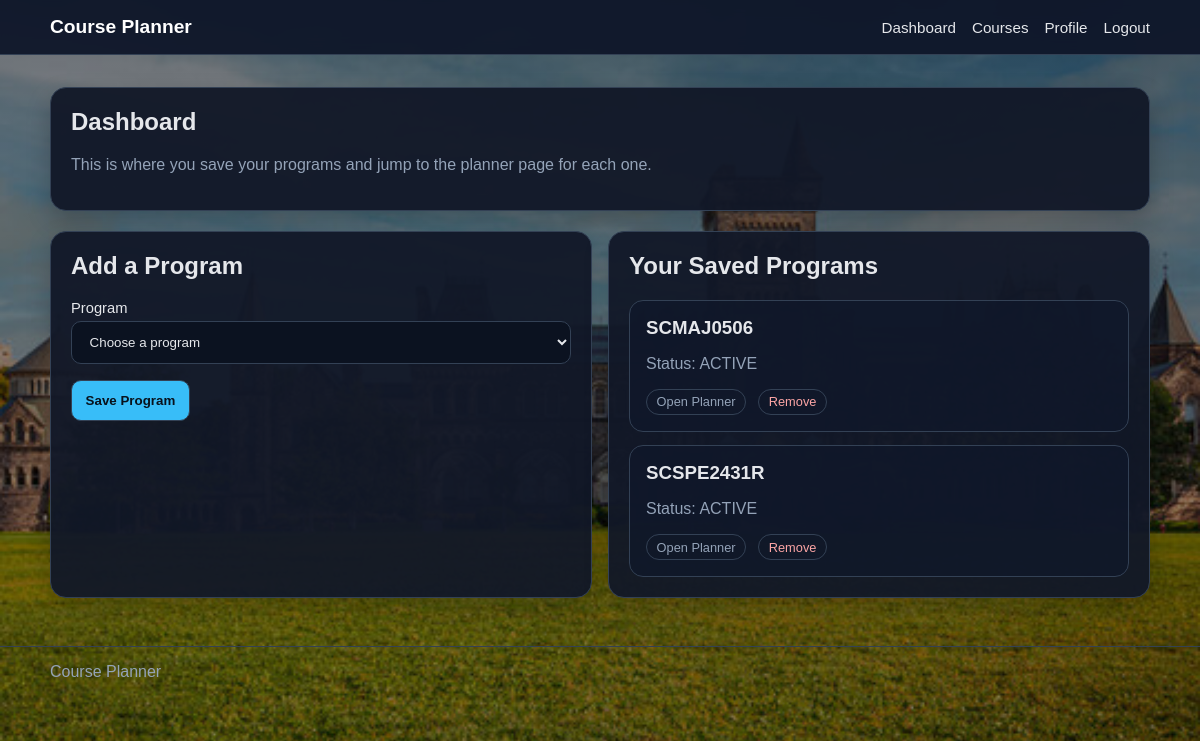
/dashboard (signed in), run on the app's committed database.
### tables this page shows
CREATE TABLE user_programs (
    id INTEGER PRIMARY KEY,
    user_id INTEGER NOT NULL,
    program_code TEXT NOT NULL,
    status TEXT NOT NULL DEFAULT 'ACTIVE',
    start_year INTEGER,
    end_year INTEGER,
    FOREIGN KEY (user_id) REFERENCES users(user_id)
);

### Backend/user_routes.py (the view)
    @app.route("/dashboard")
    def dashboard():
        if "user_id" not in session:
            flash("Please log in first.")
            return redirect(url_for("login"))
        user_id = session["user_id"]
        programs = repo.get_all_programs()
        conn = get_conn()
        user_programs = conn.execute("""
            SELECT *
            FROM user_programs
            WHERE user_id = ?
            ORDER BY id
        """, (user_id,)).fetchall()
        conn.close()
        return render_template(
            "dashboard.html",
            programs=programs,
            user_programs=user_programs
        )

### Backend/data_repository.py (called while the page is built)
    def get_main_db_conn(self):
        conn = sqlite3.connect(self.db_path)
        conn.row_factory = sqlite3.Row
        return conn

    def _clean_df(self, df):
        return df.astype(object).where(pd.notna(df), None)

    def get_all_programs(self):
        conn = self.get_main_db_conn()
        try:
            rows = conn.execute("""
                SELECT *
                FROM programs
                ORDER BY program_name
            """).fetchall()
        except:
            rows = []
        conn.close()
        if rows:
            return rows
        csv_path = DATA_DIR / "programs.csv"
        if not csv_path.exists():
            return []
        df = pd.read_csv(csv_path)
        df = self._clean_df(df)
        df = df.sort_values("program_name")
        return df.to_dict(orient="records")

### Backend/runtime_db.py (called while the page is built)
def init_runtime_db():
    RUNTIME_DB_PATH.parent.mkdir(parents=True, exist_ok=True)
    conn = sqlite3.connect(RUNTIME_DB_PATH)
    conn.execute("PRAGMA foreign_keys = ON;")
    conn.executescript(SCHEMA)
    conn.commit()
    conn.close()

def get_conn():
    init_runtime_db()
    conn = sqlite3.connect(RUNTIME_DB_PATH)
    conn.row_factory = sqlite3.Row
    conn.execute("PRAGMA foreign_keys = ON;")
    return conn

### templates/dashboard.html (shortened to what this page needs)
{% extends "base.html" %}
{% block content %}
<div class="grid" style="gap: 1.25rem;">
    <section class="hero-card">
        <h1>Dashboard</h1>
        <p class="muted">This is where you save your programs and jump to the planner page for each one.</p>
    </section>
    <section class="grid two">
        <div class="table-card">
            <h2>Add a Program</h2>
            <form method="POST" action="{{ url_for('save_program') }}">
                <div class="form-row">
                    <div>
                        <label for="program_code">Program</label>
                        <select id="program_code" name="program_code" required>
                            <option value="">Choose a program</option>
                        </select>
                    </div>
                </div>
                <div class="actions">
                    <button class="primary" type="submit">Save Program</button>
                </div>
            </form>
        </div>
        <div class="list-card">
            <h2>Your Saved Programs</h2>
            {% if user_programs %}
                <div class="simple-list">
                    {% for row in user_programs %}
                        <div class="simple-item">
                            <h3 style="margin-bottom: 0.4rem;">{{ row.program_code }}</h3>
                            <p class="small">Status: {{ row.status }}</p>
                            <div class="actions">
                                <a class="badge" href="{{ url_for('planner') }}?program_code={{ row.program_code }}">Open Planner</a>
                                <a class="badge bad" href="{{ url_for('remove_program', program_id=row.id) }}">Remove</a>
                            </div>
                        </div>
                    {% endfor %}
                </div>
            {% else %}
                <div class="empty-state">You have not saved any programs yet.</div>
            {% endif %}
        </div>
    </section>
</div>
{% endblock %}

### static/styles.css (style rules this page uses)
* { box-sizing: border-box; }
:root { --bg: #0f172a; --panel: #111827; --panel-2: #1f2937; --line: #334155; --text: #e5e7eb; --muted: #94a3b8; --accent: #38bdf8; --accent-2: #22c55e; --danger: #f87171; --warning: #fbbf24; --card: #111827; }
html, body { margin: 0; padding: 0; font-family: Arial, Helvetica, sans-serif; background: linear-gradient(180deg, #0b1220 0%, #111827 100%); color: var(--text); min-height: 100%; }
a { color: var(--accent); text-decoration: none; }
.hero-card, .card, .form-card, .table-card, .list-card { background: rgba(17, 24, 39, 0.95); border: 1px solid var(--line); border-radius: 16px; padding: 1.25rem; box-shadow: 0 10px 25px rgba(0, 0, 0, 0.22); }
.grid { display: grid; gap: 1rem; }
.grid.two { grid-template-columns: repeat(auto-fit, minmax(300px, 1fr)); }
h1, h2, h3 { margin-top: 0; }
p.muted, .small, .meta { color: var(--muted); }
.form-row { display: grid; gap: 0.8rem; margin-bottom: 1rem; }
label { display: block; font-size: 0.92rem; margin-bottom: 0.35rem; }
input, select, textarea, button { width: 100%; padding: 0.75rem 0.85rem; border-radius: 10px; border: 1px solid var(--line); background: #0b1220; color: var(--text); }
button.primary { background: var(--accent); color: #08111b; font-weight: 700; }
.course-list, .audit-list, .simple-list { display: grid; gap: 0.85rem; }
.course-item, .audit-item, .simple-item { border: 1px solid var(--line); border-radius: 14px; padding: 1rem; background: rgba(15, 23, 42, 0.75); }
.badge { display: inline-flex; align-items: center; gap: 0.35rem; padding: 0.28rem 0.6rem; border-radius: 999px; border: 1px solid var(--line); font-size: 0.8rem; color: var(--muted); }
.badge.bad { color: #fca5a5; }
.actions { display: flex; gap: 0.75rem; flex-wrap: wrap; margin-top: 0.9rem; }
.actions > * { width: auto; }
body { margin: 0; min-height: 100vh; background: linear-gradient(rgba(0, 0, 0, 0.45), rgba(0, 0, 0, 0.45)), url("/static/images/uoft.jpg"); background-size: cover; background-position: center; background-repeat: no-repeat; background-attachment: fixed; }

### data on the page
user_programs: program_code "SCMAJ0506", status "ACTIVE"
user_programs: program_code "SCSPE2431R", status "ACTIVE"
